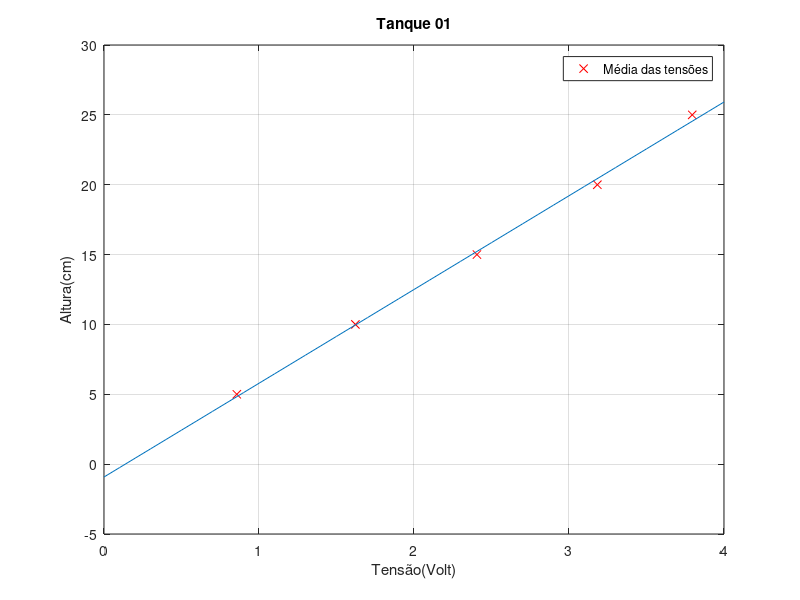

Write the MATLAB code that produced this figure.
clc
clear
h = [5:5:25];
tensao = [0.857 1.622 2.406 3.183 3.795];
plot(tensao,h,'rx')
n = 5;
x = sum(tensao);
x2 = sum(tensao.^2);
y = sum(h);
xy = sum(h.*tensao);

matx = [n, x; x, x2];
maty = [y; xy];
inv = inv(matx);

coe = inv*(maty);


z = 0:0.1:4;
k = coe(2)*z + coe(1);
title('Tanque 01')
hold on,plot(z,k)
legend('Média das tensões')
grid on;
ylabel('Altura(cm)')
xlabel('Tensão(Volt)')